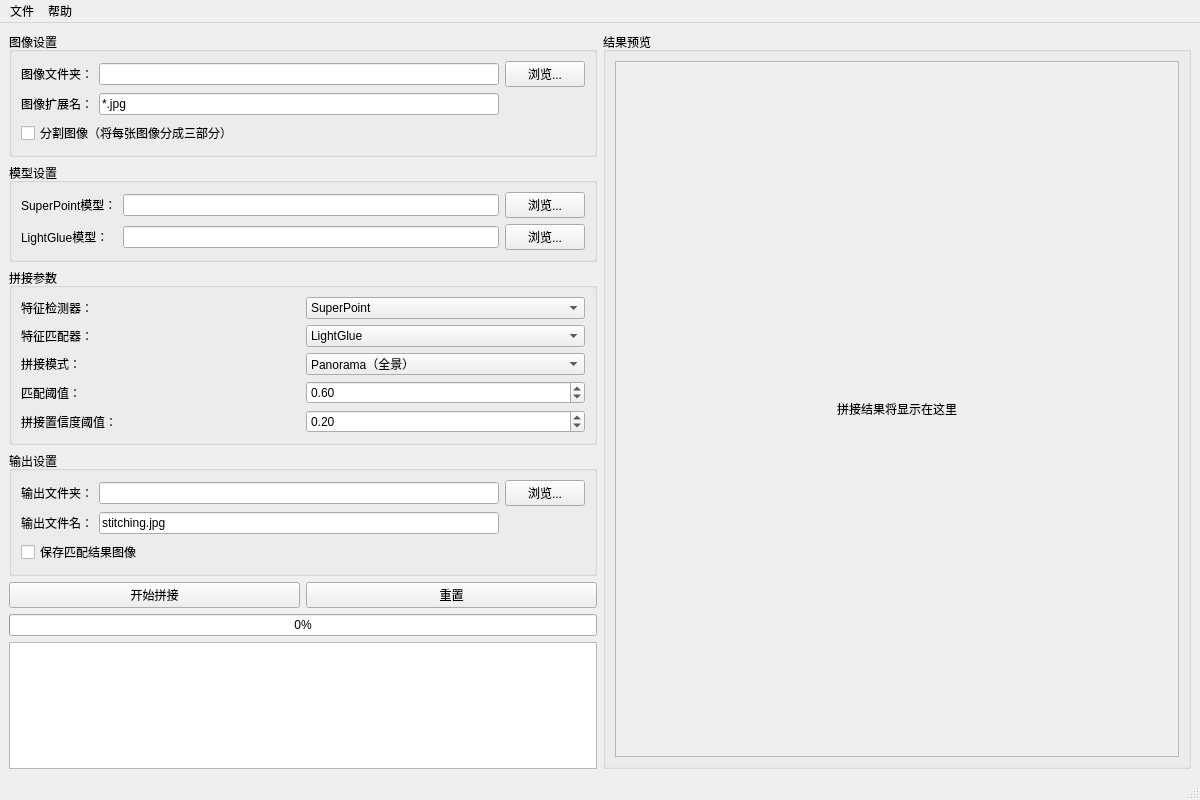
<?xml version="1.0" encoding="UTF-8"?>
<ui version="4.0">
 <class>MainWindow</class>
 <widget class="QMainWindow" name="MainWindow">
  <property name="geometry">
   <rect>
    <x>0</x>
    <y>0</y>
    <width>1200</width>
    <height>800</height>
   </rect>
  </property>
    <property name="windowTitle">
     <string>SuperStitch光伏场景的全景创建</string>
    </property>
  <widget class="QWidget" name="centralwidget">
   <layout class="QHBoxLayout" name="horizontalLayout_main">
    <item>
     <layout class="QVBoxLayout" name="verticalLayout">
      <item>
       <widget class="QGroupBox" name="groupBox">
        <property name="title">
         <string>图像设置</string>
        </property>
        <layout class="QGridLayout" name="gridLayout">
         <item row="0" column="0">
          <widget class="QLabel" name="label">
           <property name="text">
            <string>图像文件夹：</string>
           </property>
          </widget>
         </item>
         <item row="0" column="1">
          <widget class="QLineEdit" name="lineEdit_imageDir"/>
         </item>
         <item row="0" column="2">
          <widget class="QPushButton" name="pushButton_browseImageDir">
           <property name="text">
            <string>浏览...</string>
           </property>
          </widget>
         </item>
         <item row="1" column="0">
          <widget class="QLabel" name="label_2">
           <property name="text">
            <string>图像扩展名：</string>
           </property>
          </widget>
         </item>
         <item row="1" column="1">
          <widget class="QLineEdit" name="lineEdit_extension">
           <property name="text">
            <string>*.jpg</string>
           </property>
          </widget>
         </item>
         <item row="2" column="0" colspan="3">
          <widget class="QCheckBox" name="checkBox_divideImages">
           <property name="text">
            <string>分割图像（将每张图像分成三部分）</string>
           </property>
          </widget>
         </item>
        </layout>
       </widget>
      </item>
      <item>
       <widget class="QGroupBox" name="groupBox_2">
        <property name="title">
         <string>模型设置</string>
        </property>
        <layout class="QGridLayout" name="gridLayout_2">
         <item row="0" column="0">
          <widget class="QLabel" name="label_3">
           <property name="text">
            <string>SuperPoint模型：</string>
           </property>
          </widget>
         </item>
         <item row="0" column="1">
          <widget class="QLineEdit" name="lineEdit_superPointModel"/>
         </item>
         <item row="0" column="2">
          <widget class="QPushButton" name="pushButton_browseSuperPoint">
           <property name="text">
            <string>浏览...</string>
           </property>
          </widget>
         </item>
         <item row="1" column="0">
          <widget class="QLabel" name="label_4">
           <property name="text">
            <string>LightGlue模型：</string>
           </property>
          </widget>
         </item>
         <item row="1" column="1">
          <widget class="QLineEdit" name="lineEdit_lightGlueModel"/>
         </item>
         <item row="1" column="2">
          <widget class="QPushButton" name="pushButton_browseLightGlue">
           <property name="text">
            <string>浏览...</string>
           </property>
          </widget>
         </item>
        </layout>
       </widget>
      </item>
      <item>
       <widget class="QGroupBox" name="groupBox_3">
        <property name="title">
         <string>拼接参数</string>
        </property>
        <layout class="QGridLayout" name="gridLayout_3">
         <item row="0" column="0">
          <widget class="QLabel" name="label_detector">
           <property name="text">
            <string>特征检测器：</string>
           </property>
          </widget>
         </item>
         <item row="0" column="1">
          <widget class="QComboBox" name="comboBox_detector">
           <item>
            <property name="text">
             <string>SuperPoint</string>
            </property>
           </item>
           <item>
            <property name="text">
             <string>SIFT</string>
            </property>
           </item>
           <item>
            <property name="text">
             <string>ORB</string>
            </property>
           </item>
           <item>
            <property name="text">
             <string>SURF</string>
            </property>
           </item>
          </widget>
         </item>
         <item row="1" column="0">
          <widget class="QLabel" name="label_matcher">
           <property name="text">
            <string>特征匹配器：</string>
           </property>
          </widget>
         </item>
         <item row="1" column="1">
          <widget class="QComboBox" name="comboBox_matcher">
           <item>
            <property name="text">
             <string>LightGlue</string>
            </property>
           </item>
           <item>
            <property name="text">
             <string>BFMatcher</string>
            </property>
           </item>
          </widget>
         </item>
         <item row="2" column="0">
          <widget class="QLabel" name="label_5">
           <property name="text">
            <string>拼接模式：</string>
           </property>
          </widget>
         </item>
         <item row="2" column="1">
          <widget class="QComboBox" name="comboBox_mode">
           <item>
            <property name="text">
             <string>Panorama（全景）</string>
            </property>
           </item>
           <item>
            <property name="text">
             <string>Scans（扫描）</string>
            </property>
           </item>
          </widget>
         </item>
         <item row="3" column="0">
          <widget class="QLabel" name="label_6">
           <property name="text">
            <string>匹配阈值：</string>
           </property>
          </widget>
         </item>
         <item row="3" column="1">
          <widget class="QDoubleSpinBox" name="doubleSpinBox_matchThreshold">
           <property name="minimum">
            <double>0.000000000000000</double>
           </property>
           <property name="maximum">
            <double>1.000000000000000</double>
           </property>
           <property name="singleStep">
            <double>0.010000000000000</double>
           </property>
           <property name="value">
            <double>0.600000000000000</double>
           </property>
          </widget>
         </item>
         <item row="4" column="0">
          <widget class="QLabel" name="label_7">
           <property name="text">
            <string>拼接置信度阈值：</string>
           </property>
          </widget>
         </item>
         <item row="4" column="1">
          <widget class="QDoubleSpinBox" name="doubleSpinBox_confidenceThreshold">
           <property name="minimum">
            <double>0.000000000000000</double>
           </property>
           <property name="maximum">
            <double>1.000000000000000</double>
           </property>
           <property name="singleStep">
            <double>0.010000000000000</double>
           </property>
           <property name="value">
            <double>0.200000000000000</double>
           </property>
          </widget>
         </item>
        </layout>
       </widget>
      </item>
      <item>
       <widget class="QGroupBox" name="groupBox_4">
        <property name="title">
         <string>输出设置</string>
        </property>
        <layout class="QGridLayout" name="gridLayout_4">
         <item row="0" column="0">
          <widget class="QLabel" name="label_8">
           <property name="text">
            <string>输出文件夹：</string>
           </property>
          </widget>
         </item>
         <item row="0" column="1">
          <widget class="QLineEdit" name="lineEdit_outputDir"/>
         </item>
         <item row="0" column="2">
          <widget class="QPushButton" name="pushButton_browseOutputDir">
           <property name="text">
            <string>浏览...</string>
           </property>
          </widget>
         </item>
         <item row="1" column="0">
          <widget class="QLabel" name="label_9">
           <property name="text">
            <string>输出文件名：</string>
           </property>
          </widget>
         </item>
         <item row="1" column="1">
          <widget class="QLineEdit" name="lineEdit_outputName">
           <property name="text">
            <string>stitching.jpg</string>
           </property>
          </widget>
         </item>
         <item row="2" column="0" colspan="3">
          <widget class="QCheckBox" name="checkBox_showMatching">
           <property name="text">
            <string>保存匹配结果图像</string>
           </property>
          </widget>
         </item>
        </layout>
       </widget>
      </item>
      <item>
       <layout class="QHBoxLayout" name="horizontalLayout">
        <item>
         <widget class="QPushButton" name="pushButton_startStitching">
          <property name="text">
           <string>开始拼接</string>
          </property>
         </widget>
        </item>
        <item>
         <widget class="QPushButton" name="pushButton_reset">
          <property name="text">
           <string>重置</string>
          </property>
         </widget>
        </item>
       </layout>
      </item>
      <item>
       <widget class="QProgressBar" name="progressBar">
        <property name="value">
         <number>0</number>
        </property>
       </widget>
      </item>
      <item>
       <widget class="QPlainTextEdit" name="textEdit_log">
        <property name="readOnly">
         <bool>true</bool>
        </property>
        <property name="maximumBlockCount">
         <number>1000</number>
        </property>
       </widget>
      </item>
     </layout>
    </item>
    <item>
     <widget class="QGroupBox" name="groupBox_5">
      <property name="title">
       <string>结果预览</string>
      </property>
      <layout class="QVBoxLayout" name="verticalLayout_2">
       <item>
        <widget class="QScrollArea" name="scrollArea">
         <property name="widgetResizable">
          <bool>true</bool>
         </property>
         <widget class="QWidget" name="scrollAreaWidgetContents">
          <property name="geometry">
           <rect>
            <x>0</x>
            <y>0</y>
            <width>576</width>
            <height>725</height>
           </rect>
          </property>
          <layout class="QVBoxLayout" name="verticalLayout_3">
           <item>
            <widget class="QLabel" name="label_result">
             <property name="text">
              <string>拼接结果将显示在这里</string>
             </property>
             <property name="alignment">
              <set>Qt::AlignCenter</set>
             </property>
            </widget>
           </item>
          </layout>
         </widget>
        </widget>
       </item>
      </layout>
     </widget>
    </item>
   </layout>
  </widget>
  <widget class="QMenuBar" name="menubar">
   <property name="geometry">
    <rect>
     <x>0</x>
     <y>0</y>
     <width>1200</width>
     <height>18</height>
    </rect>
   </property>
   <widget class="QMenu" name="menu">
    <property name="title">
     <string>文件</string>
    </property>
    <addaction name="action_openImages"/>
    <addaction name="separator"/>
    <addaction name="action_exit"/>
   </widget>
   <widget class="QMenu" name="menu_2">
    <property name="title">
     <string>帮助</string>
    </property>
    <addaction name="action_about"/>
   </widget>
   <addaction name="menu"/>
   <addaction name="menu_2"/>
  </widget>
  <widget class="QStatusBar" name="statusbar"/>
  <action name="action_openImages">
   <property name="text">
    <string>打开图像文件夹</string>
   </property>
  </action>
  <action name="action_exit">
   <property name="text">
    <string>退出</string>
   </property>
  </action>
  <action name="action_about">
   <property name="text">
    <string>关于</string>
   </property>
  </action>
 </widget>
 <resources/>
 <connections/>
</ui>
